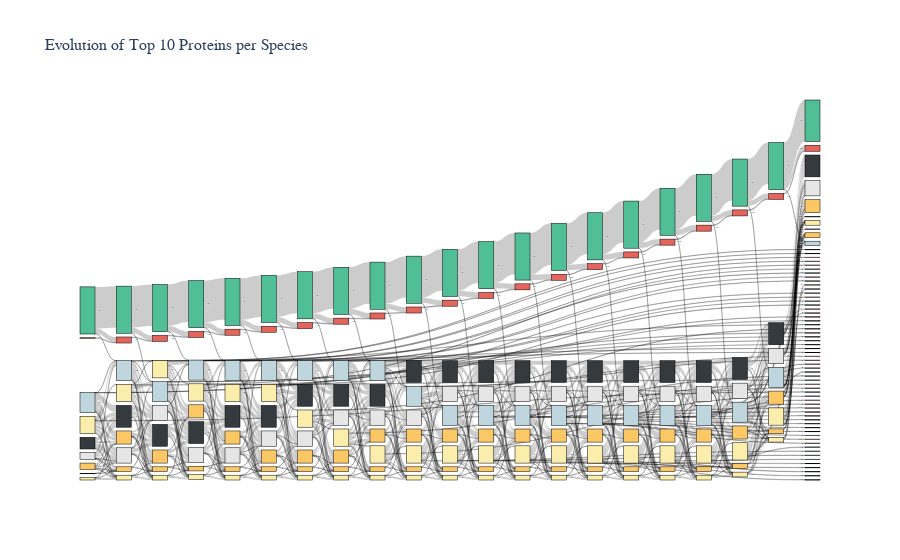

This figure's notebook cell:
### Code cell
# label = ["{} {}".format(node1_name, node1_val), "{} {}".format(node2_name, node2_val) ...]
fig = go.Figure(data=[go.Sankey(
    node=dict(
        thickness=15,  # default is 20
        line=dict(color="black", width=0.5),
        label=labels,
        color=colors
    ),
    link=dict(
        source=sources,
        target=targets,
        value=values,
        # hovertemplate='%{link.label}.<br />',
        # hovertemplate='%{value} top10 proteins went from %{source.label} to %{target.label}.<br />',
    ))])

fig.update_layout(autosize=True, title=dict(text="Evolution of Top "+str(XX)+" Proteins per Species", font_size=16),
                  font=dict(size=1, family="Arial"), plot_bgcolor='white')

### Figure 1 — Plotly figure (JSON) as saved in the notebook; plotly's stock layout.template omitted (floating-point values rounded to 4 significant figures; data arrays with more than 128 entries replaced by an {"elided": "..."} marker saying what was removed)
{"data": [{"link": {"source": {"elided": "1140 int values"}, "target": {"elided": "1140 int values"}, "value": {"elided": "1140 int values"}}, "node": {"color": {"elided": "315 str values"}, "label": {"elided": "315 str values"}, "line": {"color": "black", "width": 0.5}, "thickness": 15}, "type": "sankey"}], "layout": {"autosize": true, "font": {"family": "Arial", "size": 1}, "plot_bgcolor": "white", "title": {"font": {"size": 16}, "text": "Evolution of Top 10 Proteins per Species"}}}
